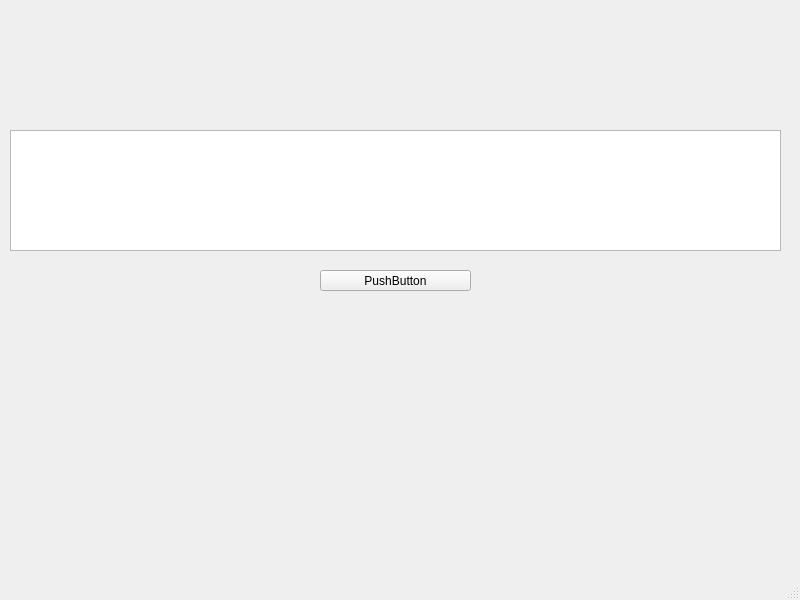
<?xml version="1.0" encoding="UTF-8"?>
<ui version="4.0">
 <class>MainWindow</class>
 <widget class="QMainWindow" name="MainWindow">
  <property name="geometry">
   <rect>
    <x>0</x>
    <y>0</y>
    <width>800</width>
    <height>600</height>
   </rect>
  </property>
  <property name="windowTitle">
   <string>MainWindow</string>
  </property>
  <widget class="QWidget" name="centralwidget">
   <widget class="QTableWidget" name="tableWidget">
    <property name="geometry">
     <rect>
      <x>10</x>
      <y>130</y>
      <width>771</width>
      <height>121</height>
     </rect>
    </property>
   </widget>
   <widget class="QPushButton" name="pushButton">
    <property name="geometry">
     <rect>
      <x>320</x>
      <y>270</y>
      <width>151</width>
      <height>21</height>
     </rect>
    </property>
    <property name="text">
     <string>PushButton</string>
    </property>
   </widget>
  </widget>
  <widget class="QMenuBar" name="menubar">
   <property name="geometry">
    <rect>
     <x>0</x>
     <y>0</y>
     <width>800</width>
     <height>21</height>
    </rect>
   </property>
  </widget>
  <widget class="QStatusBar" name="statusbar"/>
 </widget>
 <resources/>
 <connections/>
</ui>
